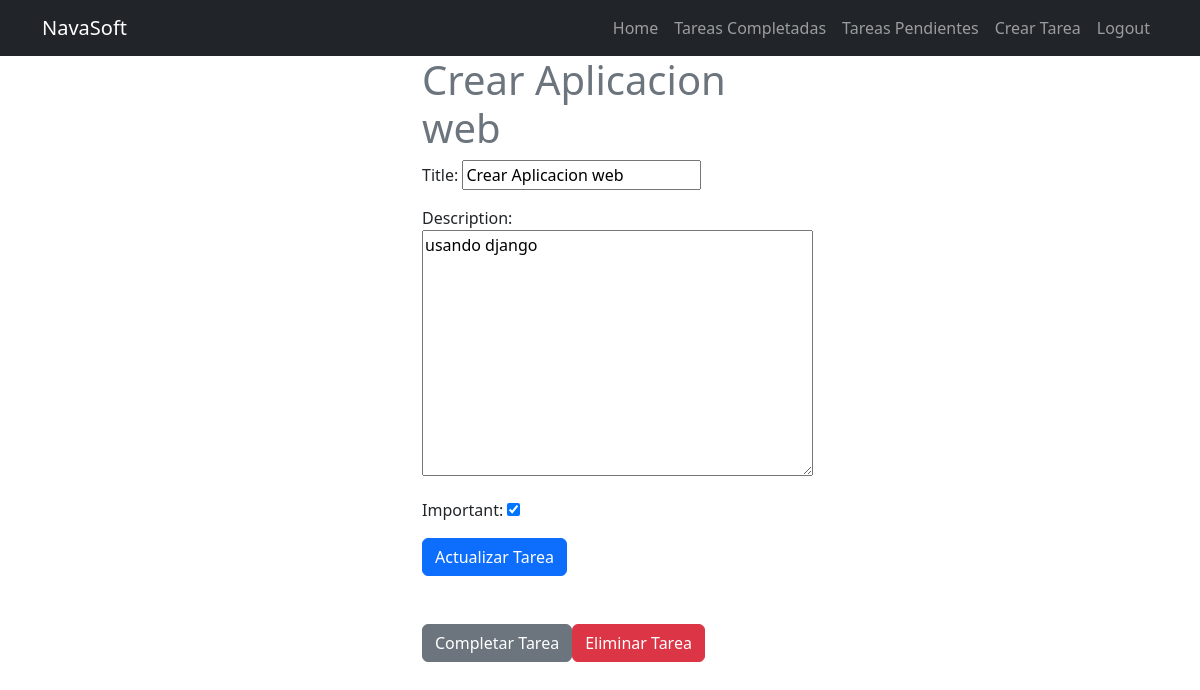
The app's page /tasks/2 (signed in) with its own data.
### tasks/models.py (models this page shows, shortened)
class Task(models.Model):
  title = models.CharField(max_length=200)
  description = models.TextField(max_length=1000)
  created = models.DateTimeField(auto_now_add=True)
  datecompleted = models.DateTimeField(null=True, blank=True) #tarea completada
  important = models.BooleanField(default=False)
  user = models.ForeignKey(User, on_delete=models.CASCADE)

### tasks/views.py (the view, shortened to what this page needs)
# urls.py: path("tasks/<int:task_id>", views.task_detail, name='task_detail'),
@login_required
def task_detail(request, task_id):
    if request.method == 'GET':
        task = get_object_or_404(Task, pk=task_id, user=request.user)#evita la caida del server , el usuario debe coincideir con el user actual
        form =  TaskForm(instance=task)#llenara el form con la tarea
        return render(request, 'task_detail.html', {'task':task, 'form':form})

### tasks/forms.py
class TaskForm(forms.ModelForm):
    class Meta:
        model = Task
        fields = ['title', 'description', 'important']
        Widgets={
            'title':forms.TextInput(attrs = {
                'class':'form-control', 'placeholder':'Escribe el titulo de tu tarea'
            }),
            'description':forms.Textarea(attrs = {
                'class':'form-control', 'placeholder':'Escribe la descripcion de tu tarea'
            }),
            'important':forms.CheckboxInput(attrs = {
                'class':'form-check-input m-auto'
            })
        }

### tasks/templates/task_detail.html (shortened to what this page needs)
{% extends 'base.html' %}
{% block content %}
<main class="container">
    <div class="row">
        <div class="col-md-4 offset-md-4">
            <h1 class="text-secondary">{{task.title}}</h1>
            <form action="" method="post">
                {{form.as_p}}
                <button class="btn btn-primary">
                    Actualizar Tarea
                </button>
            </form>
            <div class="mt-5 d-flex ">
                <form action="{% url 'complete_task' task.id %}"  method="post">
                    <button class="btn btn-secondary">
                        Completar Tarea
                    </button>
                </form>
                <form action="{% url 'delete_task' task.id %}"  method="post">
                    <button class="btn btn-danger">
                        Eliminar Tarea
                    </button>
                </form>
            </div>
        </div>
    </div>
</main>
{% endblock %}

### records on screen
Task: title "Crear Aplicacion web", description "usando django", important "☑"
